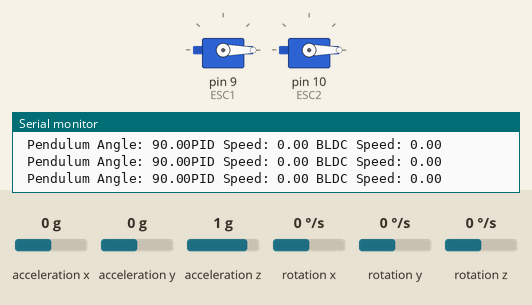
Recording of a sketch running on a simulated Arduino Uno, built with avr-gcc and run on an emulated ATmega328P. On the bench: 2 × servo, the last lines printed to the serial monitor. Inputs (shaded band) come from the test bench; at power-on: acceleration y 0 g, acceleration x 0 g, acceleration z 1 g, rotation x 0 °/s, rotation y 0 °/s, rotation z 0 °/s.

Above: at 8.2 s.
8.3 s: acceleration y set to -1.4 g
At 8.9 s:
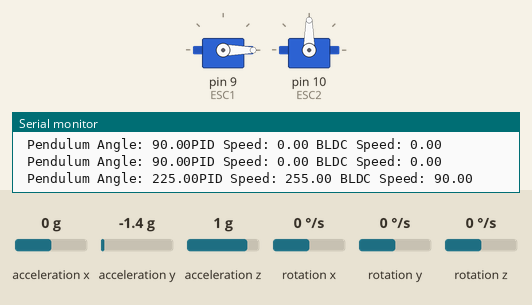
10.0 s: acceleration y set to -1.2 g
11.5 s: acceleration y set to -1 g
At 12.5 s:
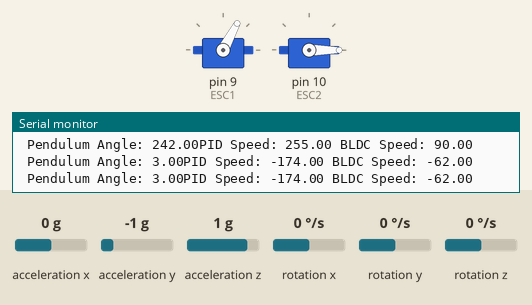
13.0 s: acceleration y set to -0.8 g
At 14.2 s:
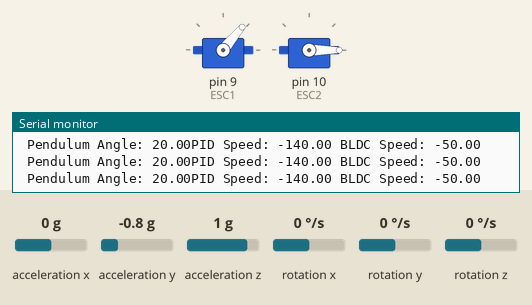
14.5 s: acceleration y set to 0.8 g
At 14.9 s:
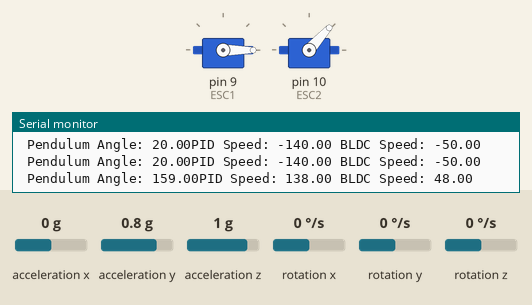
16.0 s: acceleration y set to 0 g
At 16.7 s:
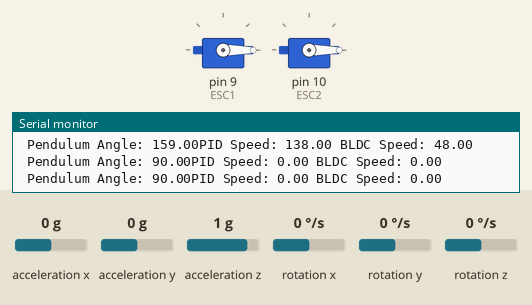
Timing chart, 0 to 18.6 s (numbered marks = the images above; inputs shaded):
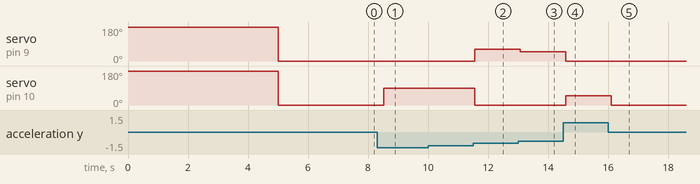

The sketch:

Project1BLDC.ino
```cpp
#include <PID_v1_bc.h>
#include <Wire.h>
#include "MPU6050.h"
#include <Servo.h>
#include <math.h> // Include this for fabs()

// PID Parameters
double Kp = 2, Ki = 0, Kd = 0;
double PendulumAngle, MotorSpeed, DesiredAngle = 90;
PID ReactionPID(&PendulumAngle, &MotorSpeed, &DesiredAngle, Kp, Ki, Kd, REVERSE);

// BLDC Motors
Servo ESC1, ESC2;
float bldcSpeed;

// IMU Sensor (MPU6050)
MPU6050 mpu;
int16_t ax, ay, az, gx, gy, gz;

struct MyData {
  byte X;
  byte Y;
  byte Z;
};

MyData data;

void setup() {
    // Initialize PID
    ReactionPID.SetMode(AUTOMATIC);
    ReactionPID.SetOutputLimits(-255, 255);

    // Initialize BLDC motors
    ESC1.attach(9, 1000, 2000);
    ESC2.attach(10, 1000, 2000);

    // Initialize Serial and IMU
    Serial.begin(9600);
    Wire.begin();
    mpu.initialize();

    ESC1.write(180);
    ESC2.write(180);
    delay(5000);
    ESC1.write(0);
    ESC2.write(0);
    delay(2000);
}


void loop() {
    // Read IMU data
    mpu.getMotion6(&ax, &ay, &az, &gx, &gy, &gz);
    data.Y = map(ay, -17000, 17000, 0, 180);

    // Calculate Pendulum Angle (using accelerometer data)
    PendulumAngle = data.Y;

    // Compute PID output
    ReactionPID.Compute();

    // Map PID output to BLDC speed
    bldcSpeed = map(MotorSpeed, -255, 255, -90, 90);

    // Control motors based on sign of MotorSpeed
    if (MotorSpeed < 0) {
        ESC1.write(fabs(bldcSpeed)); // Use fabs() instead of abs()
        ESC2.write(0);  // Stop the other motor
    } else {
        ESC2.write(fabs(bldcSpeed)); // Use fabs() instead of abs()
        ESC1.write(0);  // Stop the other motor
    }

    // Print the Pendulum Angle
    if (PendulumAngle < 0) {
        Serial.print("Pendulum angle: -");
        Serial.print(PendulumAngle);
    } else {
        Serial.print(" Pendulum Angle: ");
        Serial.print(PendulumAngle);
    }

    // Print debug information
    Serial.print("PID Speed: ");
    Serial.print(MotorSpeed);
    Serial.print(" BLDC Speed: ");
    Serial.println(bldcSpeed);

    // Non-blocking delay for smooth loop execution
    delay(500); // Adjust for responsiveness
}
```

Measured:
- the behaviour switches between -1.1 and -1 g on acceleration y (found by bisection; images 1 and 2)
- after the input at 8.3 s, servo on pin 10 (ESC2): 0° → 90° after 0.22 s
- after the input at 11.5 s, servo on pin 9 (ESC1): 0° → 62° after 0.06 s; servo on pin 10 (ESC2): 90° → 0° after 0.06 s
- after the input at 13.0 s, servo on pin 9 (ESC1): 62° → 50° after 0.07 s
- after the input at 14.5 s, servo on pin 9 (ESC1): 50° → 0° after 0.09 s; servo on pin 10 (ESC2): 0° → 48° after 0.09 s
- after the input at 16.0 s, servo on pin 10 (ESC2): 48° → 0° after 0.11 s
